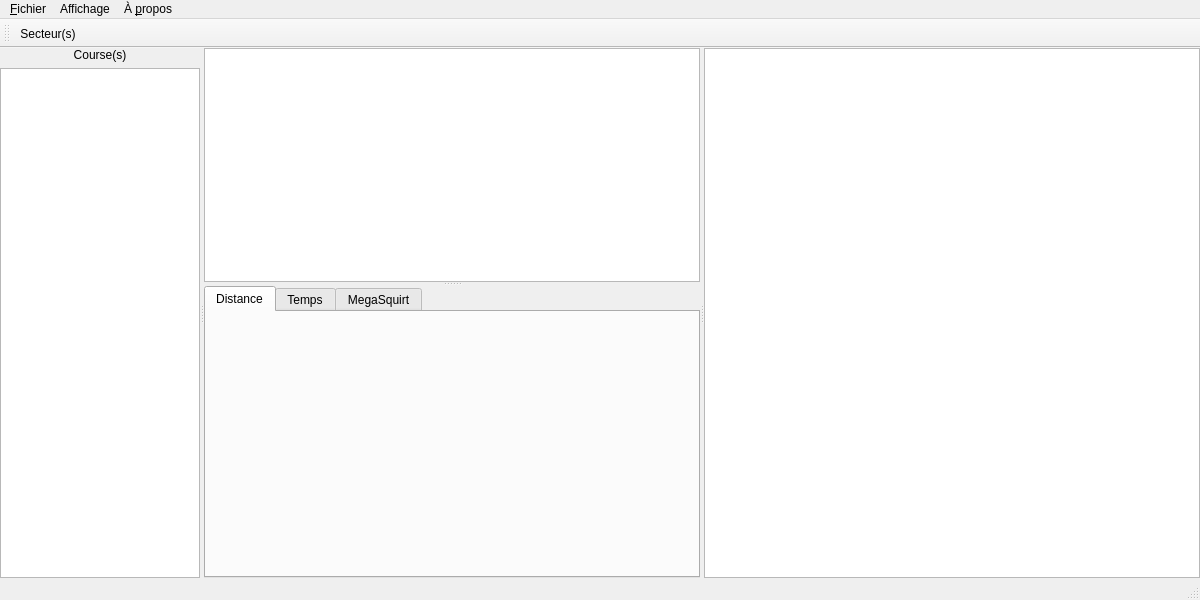
<?xml version="1.0" encoding="UTF-8"?>
<ui version="4.0">
 <class>MainWindow</class>
 <widget class="QMainWindow" name="MainWindow">
  <property name="geometry">
   <rect>
    <x>0</x>
    <y>0</y>
    <width>1200</width>
    <height>600</height>
   </rect>
  </property>
  <property name="windowTitle">
   <string>EcoManager 2013</string>
  </property>
  <property name="windowIcon">
   <iconset resource="Resources.qrc">
    <normaloff>:/Resources/Icons/GoogleMaps.png</normaloff>:/Resources/Icons/GoogleMaps.png</iconset>
  </property>
  <widget class="QWidget" name="centralWidget">
   <layout class="QVBoxLayout" name="mainVerticalLayout">
    <property name="leftMargin">
     <number>0</number>
    </property>
    <property name="topMargin">
     <number>0</number>
    </property>
    <property name="rightMargin">
     <number>0</number>
    </property>
    <property name="bottomMargin">
     <number>0</number>
    </property>
    <item>
     <widget class="QSplitter" name="mainSplitter">
      <property name="orientation">
       <enum>Qt::Horizontal</enum>
      </property>
      <widget class="QFrame" name="raceFrame">
       <property name="maximumSize">
        <size>
         <width>200</width>
         <height>16777215</height>
        </size>
       </property>
       <layout class="QVBoxLayout" name="raceVerticalLayout_2">
        <property name="leftMargin">
         <number>0</number>
        </property>
        <property name="topMargin">
         <number>0</number>
        </property>
        <property name="rightMargin">
         <number>0</number>
        </property>
        <property name="bottomMargin">
         <number>0</number>
        </property>
        <item>
         <widget class="QLabel" name="raceLabel">
          <property name="text">
           <string>Course(s)</string>
          </property>
          <property name="alignment">
           <set>Qt::AlignCenter</set>
          </property>
         </widget>
        </item>
        <item>
         <widget class="QTreeView" name="raceView">
          <property name="contextMenuPolicy">
           <enum>Qt::CustomContextMenu</enum>
          </property>
          <property name="animated">
           <bool>true</bool>
          </property>
          <property name="headerHidden">
           <bool>false</bool>
          </property>
         </widget>
        </item>
       </layout>
      </widget>
      <widget class="QSplitter" name="MapPlotAndRaceSplitter">
       <property name="orientation">
        <enum>Qt::Horizontal</enum>
       </property>
       <widget class="QSplitter" name="MapPlotSplitter">
        <property name="orientation">
         <enum>Qt::Vertical</enum>
        </property>
        <widget class="QSplitter" name="mapSplitter">
         <property name="orientation">
          <enum>Qt::Horizontal</enum>
         </property>
         <widget class="QTableView" name="sectorView">
          <property name="sizePolicy">
           <sizepolicy hsizetype="Minimum" vsizetype="Maximum">
            <horstretch>0</horstretch>
            <verstretch>0</verstretch>
           </sizepolicy>
          </property>
          <property name="selectionMode">
           <enum>QAbstractItemView::SingleSelection</enum>
          </property>
          <property name="selectionBehavior">
           <enum>QAbstractItemView::SelectRows</enum>
          </property>
         </widget>
        </widget>
        <widget class="QTabWidget" name="plotsTabWidget">
         <property name="currentIndex">
          <number>0</number>
         </property>
         <widget class="QWidget" name="tabDistance">
          <attribute name="title">
           <string>Distance</string>
          </attribute>
         </widget>
         <widget class="QWidget" name="tabTime">
          <attribute name="title">
           <string>Temps</string>
          </attribute>
         </widget>
         <widget class="QWidget" name="tabMegaSquirt">
          <attribute name="title">
           <string>MegaSquirt</string>
          </attribute>
          <layout class="QHBoxLayout" name="megaSquirtHorizontalLayout">
           <property name="leftMargin">
            <number>0</number>
           </property>
           <property name="topMargin">
            <number>0</number>
           </property>
           <property name="rightMargin">
            <number>0</number>
           </property>
           <property name="bottomMargin">
            <number>0</number>
           </property>
           <item>
            <widget class="QSplitter" name="megaSquirtSplitter">
             <property name="orientation">
              <enum>Qt::Horizontal</enum>
             </property>
             <widget class="QGroupBox" name="megaSquirtGroupBox">
              <property name="title">
               <string>Paramètres</string>
              </property>
              <property name="flat">
               <bool>false</bool>
              </property>
              <layout class="QVBoxLayout" name="verticalLayout">
               <property name="leftMargin">
                <number>0</number>
               </property>
               <property name="topMargin">
                <number>0</number>
               </property>
               <property name="rightMargin">
                <number>0</number>
               </property>
               <property name="bottomMargin">
                <number>0</number>
               </property>
               <item>
                <spacer name="verticalSpacer">
                 <property name="orientation">
                  <enum>Qt::Vertical</enum>
                 </property>
                 <property name="sizeHint" stdset="0">
                  <size>
                   <width>20</width>
                   <height>40</height>
                  </size>
                 </property>
                </spacer>
               </item>
               <item>
                <widget class="QComboBox" name="megaSquirtComboBox1"/>
               </item>
               <item>
                <widget class="QComboBox" name="megaSquirtComboBox2"/>
               </item>
               <item>
                <widget class="QComboBox" name="megaSquirtComboBox3"/>
               </item>
               <item>
                <widget class="QComboBox" name="megaSquirtComboBox4"/>
               </item>
               <item>
                <spacer name="verticalSpacer_2">
                 <property name="orientation">
                  <enum>Qt::Vertical</enum>
                 </property>
                 <property name="sizeHint" stdset="0">
                  <size>
                   <width>20</width>
                   <height>40</height>
                  </size>
                 </property>
                </spacer>
               </item>
              </layout>
             </widget>
            </widget>
           </item>
          </layout>
         </widget>
        </widget>
       </widget>
       <widget class="QTreeView" name="raceTable">
        <property name="sizePolicy">
         <sizepolicy hsizetype="Minimum" vsizetype="Expanding">
          <horstretch>0</horstretch>
          <verstretch>0</verstretch>
         </sizepolicy>
        </property>
       </widget>
      </widget>
     </widget>
    </item>
   </layout>
  </widget>
  <widget class="QMenuBar" name="menuBar">
   <property name="geometry">
    <rect>
     <x>0</x>
     <y>0</y>
     <width>1200</width>
     <height>19</height>
    </rect>
   </property>
   <widget class="QMenu" name="menuFile">
    <property name="title">
     <string>&amp;Fichier</string>
    </property>
    <widget class="QMenu" name="menuExport">
     <property name="title">
      <string>Exporter</string>
     </property>
     <property name="icon">
      <iconset resource="Resources.qrc">
       <normaloff>:/Resources/Icons/upload.png</normaloff>:/Resources/Icons/upload.png</iconset>
     </property>
     <addaction name="actionExportConfigurationModule"/>
     <addaction name="actionExportData"/>
    </widget>
    <addaction name="actionImport"/>
    <addaction name="menuExport"/>
    <addaction name="separator"/>
    <addaction name="actionQuit"/>
   </widget>
   <widget class="QMenu" name="menuAbout">
    <property name="title">
     <string>À &amp;propos</string>
    </property>
    <addaction name="actionAboutEcoManager2013"/>
    <addaction name="separator"/>
    <addaction name="actionAboutQt"/>
   </widget>
   <widget class="QMenu" name="menuDisplay">
    <property name="title">
     <string>Affichage</string>
    </property>
    <widget class="QMenu" name="menuDisplayRaceTable">
     <property name="title">
      <string>Tableau de données</string>
     </property>
     <addaction name="actionDisplayRaceTableData"/>
     <addaction name="actionDisplayRaceTableAbove"/>
     <addaction name="actionDisplayRaceTableUnder"/>
     <addaction name="actionDisplayRaceTableOnRight"/>
     <addaction name="actionDisplayRaceTableOnLeft"/>
    </widget>
    <widget class="QMenu" name="menuDisplayRaceView">
     <property name="title">
      <string>Liste des courses</string>
     </property>
     <addaction name="actionDisplayRaceView"/>
    </widget>
    <addaction name="menuDisplayRaceTable"/>
    <addaction name="menuDisplayRaceView"/>
   </widget>
   <addaction name="menuFile"/>
   <addaction name="menuDisplay"/>
   <addaction name="menuAbout"/>
  </widget>
  <widget class="QToolBar" name="mainToolBar">
   <property name="maximumSize">
    <size>
     <width>16777215</width>
     <height>35</height>
    </size>
   </property>
   <property name="allowedAreas">
    <set>Qt::BottomToolBarArea|Qt::TopToolBarArea</set>
   </property>
   <property name="floatable">
    <bool>false</bool>
   </property>
   <attribute name="toolBarArea">
    <enum>TopToolBarArea</enum>
   </attribute>
   <attribute name="toolBarBreak">
    <bool>false</bool>
   </attribute>
   <addaction name="actionDelimitingSectors"/>
  </widget>
  <widget class="QStatusBar" name="statusBar"/>
  <action name="actionImport">
   <property name="icon">
    <iconset resource="Resources.qrc">
     <normaloff>:/Resources/Icons/download.png</normaloff>:/Resources/Icons/download.png</iconset>
   </property>
   <property name="text">
    <string>&amp;Importer</string>
   </property>
   <property name="toolTip">
    <string>Importer les données d'une course</string>
   </property>
   <property name="shortcut">
    <string>Ctrl+I</string>
   </property>
  </action>
  <action name="actionQuit">
   <property name="icon">
    <iconset resource="Resources.qrc">
     <normaloff>:/Resources/Icons/close.png</normaloff>:/Resources/Icons/close.png</iconset>
   </property>
   <property name="text">
    <string>&amp;Quitter</string>
   </property>
   <property name="toolTip">
    <string>Quitter l'application EcoManager 2013</string>
   </property>
   <property name="shortcut">
    <string>Ctrl+Q</string>
   </property>
  </action>
  <action name="actionExportConfigurationModule">
   <property name="text">
    <string>Configuration module</string>
   </property>
  </action>
  <action name="actionExportData">
   <property name="text">
    <string>Données</string>
   </property>
  </action>
  <action name="actionAboutEcoManager2013">
   <property name="icon">
    <iconset resource="Resources.qrc">
     <normaloff>:/Resources/Icons/info.png</normaloff>:/Resources/Icons/info.png</iconset>
   </property>
   <property name="text">
    <string>À propos de l'&amp;EcoManager 2013</string>
   </property>
   <property name="toolTip">
    <string>&lt;html&gt;&lt;head/&gt;&lt;body&gt;&lt;p&gt;Informations relative au projet&lt;span style=&quot; font-weight:600;&quot;&gt; EcoManager 2013&lt;/span&gt;&lt;/p&gt;&lt;/body&gt;&lt;/html&gt;</string>
   </property>
   <property name="shortcut">
    <string>F1</string>
   </property>
  </action>
  <action name="actionAboutQt">
   <property name="icon">
    <iconset resource="Resources.qrc">
     <normaloff>:/Resources/Icons/qt-logo.png</normaloff>:/Resources/Icons/qt-logo.png</iconset>
   </property>
   <property name="text">
    <string>À propos de Qt</string>
   </property>
   <property name="toolTip">
    <string>Informations relative à Qt</string>
   </property>
   <property name="shortcut">
    <string>Ctrl+?</string>
   </property>
  </action>
  <action name="actionDelimitingSectors">
   <property name="text">
    <string>&amp;Secteur(s)</string>
   </property>
   <property name="toolTip">
    <string>Choix du secteur de délimitation</string>
   </property>
   <property name="shortcut">
    <string>Ctrl+D</string>
   </property>
  </action>
  <action name="actionExportTrackDataInCSV">
   <property name="icon">
    <iconset resource="Resources.qrc">
     <normaloff>:/Resources/Icons/upload.png</normaloff>:/Resources/Icons/upload.png</iconset>
   </property>
   <property name="text">
    <string>Exporter dans un fichier CSV</string>
   </property>
   <property name="toolTip">
    <string>Exporter les données du tour dans un fichier CSV</string>
   </property>
  </action>
  <action name="actionDisplayRaceTableData">
   <property name="checkable">
    <bool>true</bool>
   </property>
   <property name="checked">
    <bool>true</bool>
   </property>
   <property name="text">
    <string>Afficher</string>
   </property>
  </action>
  <action name="actionDisplayRaceTableUnder">
   <property name="text">
    <string>Positionner en dessous</string>
   </property>
  </action>
  <action name="actionDisplayRaceTableAbove">
   <property name="text">
    <string>Positionner au dessus</string>
   </property>
  </action>
  <action name="actionDisplayRaceTableOnRight">
   <property name="text">
    <string>Positionner à droite</string>
   </property>
  </action>
  <action name="actionDisplayRaceTableOnLeft">
   <property name="text">
    <string>Positionner à gauche</string>
   </property>
  </action>
  <action name="actionDisplayRaceView">
   <property name="checkable">
    <bool>true</bool>
   </property>
   <property name="checked">
    <bool>true</bool>
   </property>
   <property name="text">
    <string>Afficher</string>
   </property>
  </action>
 </widget>
 <layoutdefault spacing="6" margin="11"/>
 <resources>
  <include location="Resources.qrc"/>
 </resources>
 <connections/>
</ui>
